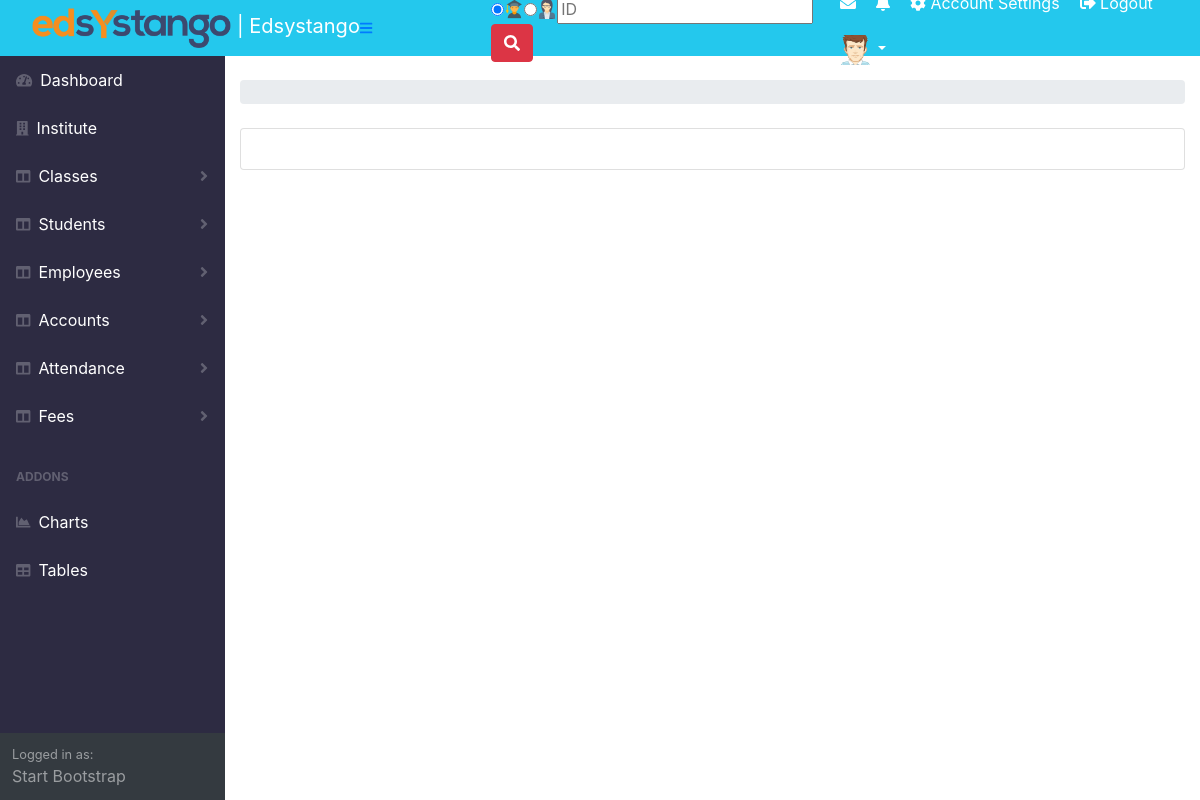
Page /feelist/ on the earlier database version.
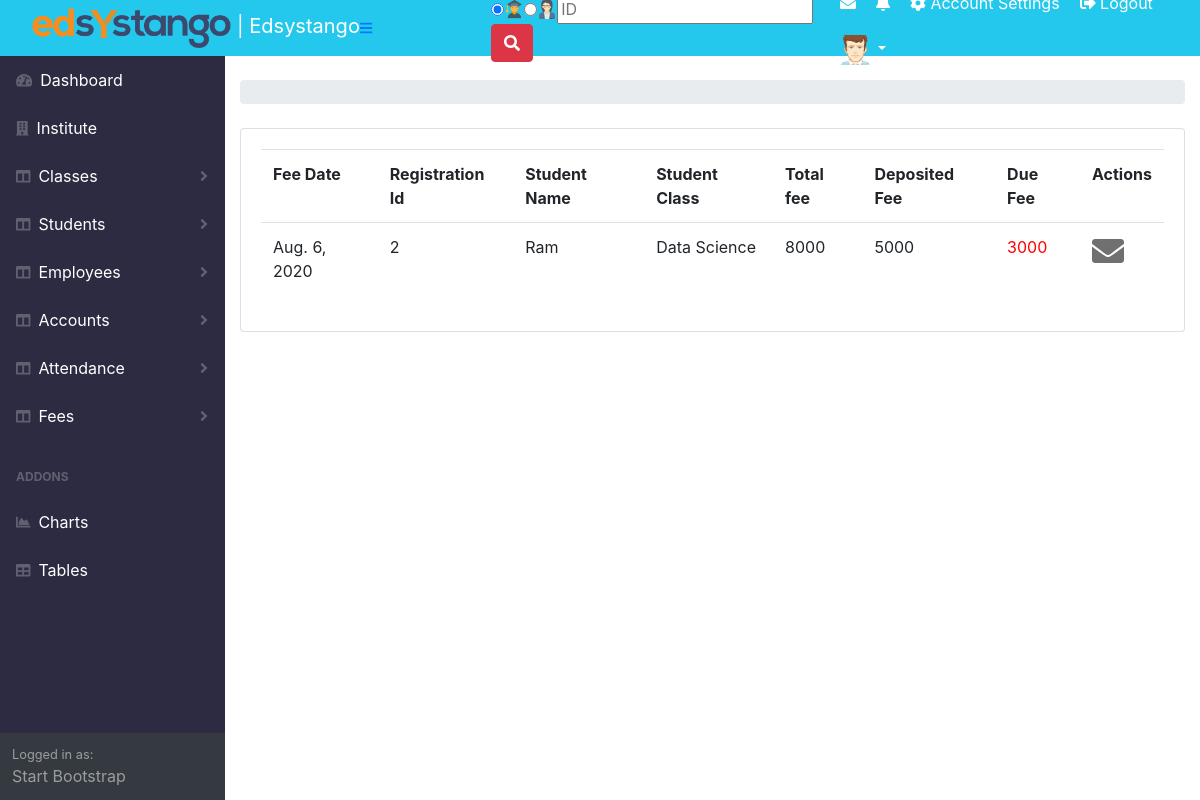
Same page on the later database version.
### portalapp/models.py (models this page shows)
class FeeSubmission(models.Model):
    FeeDate = models.DateField()
    RegistrtionId = models.IntegerField()
    StudentName = models.CharField(max_length=255)
    StudentClass = models.CharField(max_length=255)
    MonthlyFee = models.IntegerField()
    AdmissionFee =models.IntegerField()
    RegistrtionFee = models.IntegerField()
    PreviousBalance = models.IntegerField()
    DiscountFee = models.IntegerField()
    Total = models.IntegerField()
    Deposit = models.IntegerField()
    DueBalance = models.IntegerField()

### portalapp/views.py (the view)
# urls.py: path('feelist/',views.ViewFeeStatus.as_view()),
class ViewFeeStatus(ListView):
    model = FeeSubmission
    def get_queryset(self):
        return FeeSubmission.objects.filter(DueBalance__gt = 0)

### templates/portalapp/feesubmission_list.html
{% extends 'portalapp/base.html' %}
{% block base %}
{% if feesubmission_list %}
<table class="table table-hover">
  <tr>
    <th>Fee Date</th>
    <th>Registration Id</th>
    <th>Student Name</th>
    <th>Student Class</th>
    <th>Total fee </th>
    <th>Deposited Fee </th>
    <th>Due Fee </th>
    <th>Actions </th>
  </tr>
{% for i in feesubmission_list %}
<tr>
  <td>{{i.FeeDate}}</td>
  <td>{{i.RegistrtionId}}</td>
  <td>{{i.StudentName}}</td>
  <td>{{i.StudentClass}}</td>
  <td>{{i.Total}}</td>
  <td>{{i.Deposit}}</td>
  <td style="color:red;">{{i.DueBalance}}</td>
  <td><a href="/sendmail/{{i.RegistrtionId}}"><i class="fa fa-envelope fa-2x" aria-hidden="true" style="color:#707070;"></i></a></td>
</tr>
{% endfor %}
{% endif %}
</table>
{% endblock %}

Differences in the rows shown:
added FeeSubmission: FeeDate "Aug. 6, 2020", RegistrtionId "2", StudentName "Ram", StudentClass "Data Science", Total "8000", Deposit "5000", DueBalance "3000"
Other differences:
text now shown: "Fee Date Registration Id Student Name Student Class Total fee Deposited Fee Due Fee Actions"
